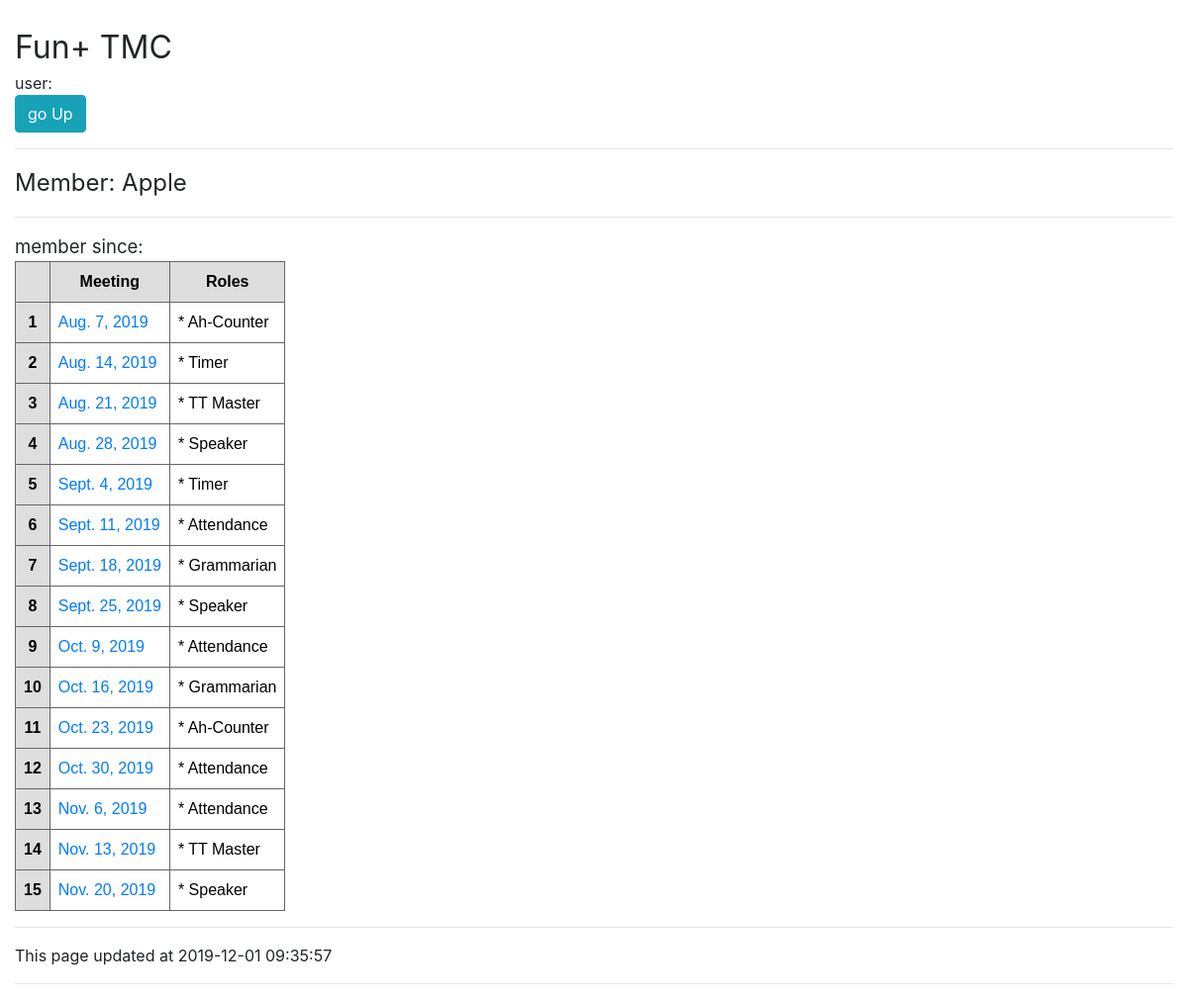
Screenshot of /2/member/277/ with the database file from the repository.
### clubs/models.py (models this page shows, shortened)
class Club(models.Model):
    name = models.CharField(max_length=32,unique=True)
    fullname = models.CharField(max_length=100,unique=True)

class Person(models.Model):
    club = models.ForeignKey(Club, on_delete=models.CASCADE,default=1)
    name = models.CharField(max_length=32) # allow same shortname
    fullname = models.CharField(max_length=100) # but not fullname
    is_member = models.BooleanField('Is Member ', default=False)
    member_since = models.DateField('Member Since', null=True, blank=True)
    note = models.CharField(max_length=100, null=True, blank=True) # but not fullname
    class Meta:
        ordering=['club','name']
        unique_together = ( 'club','name')

class Meeting(models.Model):
    club = models.ForeignKey(Club, on_delete=models.CASCADE)
    persontxt = models.CharField('Name',max_length=32,null=True,blank=True)
    person = models.ForeignKey(Person, on_delete=models.CASCADE)
    date1 = models.DateField('Date', default=datetime.date.today)
    role2 = models.ForeignKey(Role, on_delete=models.CASCADE,verbose_name='Role') # NOTE: default is 12 ---
    class Meta:
        unique_together = ('person', 'date1','role2')

class Role(models.Model):
    name = models.CharField(max_length=32,unique=True)
    fullname = models.CharField(max_length=100,unique=True)

### clubs/views.py (the view)
# urls.py: path('<int:club>/member/<int:person_id>/', views.club_member, name='club_member'),
def club_member(request,club,person_id):
    return club_member_guest(request,club,person_id,True)

### clubs/views.py (called while the page is built)
def getHtml(html):
    return app+'/'+html+'.html'

def club_member_guest(request,club,person_id,is_member):
    person = get_object_or_404(Person, pk=person_id)
    club = get_object_or_404(Club, pk=club)
    list1 = Meeting.objects.filter(club=club,person=person).values('date1').annotate(rolecnt=Count('role2'))
    for x in list1:
        date1 = x['date1']
        list2 = Meeting.objects.filter(club=club,person=person,date1=date1)
        x['role2s']= list2
    key={'club':club,'person':person,}
    context = {'list1': list1,'key':key}
    return render(request,getHtml('club_member_guest') , context)

### portal/templatetags/portal_extra.py (called while the page is built)
@register.filter(is_safe=False)
def true_is_member(value):
    if value :
        return 'Member'
    return 'Guest'

### clubs/templates/clubs/club_member_guest.html (shortened to what this page needs)
{% extends 'clubs/base.html' %}
{% load static %}
{% load portal_extra %}
{% block app_name %}
{{key.club.name}} TMC
{% endblock %}
{% block page_name %}
{{key.person.is_member|true_is_member}}: {{key.person.name}}
{% endblock %}
{% block go_up  %}
<a class='btn btn-info' href='../'>go Up </a>
{% endblock %}
{% block content %}
{% if key.person.is_member %}
<div class='as-h4'>member since: {{key.person.member_since|date:'Y-m-d'}}</div>
{% endif %}
<table class='gridtable'>
    <tr>
        <th></th>
        <th>Meeting</th>
        <th>Roles</th>
    </tr>
    {% for x in list1 %}
    <tr>
        <th>{{forloop.counter}} </th>
        <td><a href='../../meeting/{{x.date1}}/'>{{x.date1}}</a> </td>
        <td>
            {% for x2 in x.role2s %}
            * {{ x2.role2.name }}<br>
            {% endfor %}
        </td>
    </tr>
    {% endfor %}
</table>
{% endblock %}

### portal/static/portal/style013.css (style rules this page uses)
.as-h4 { font-size: 116%; }
table.gridtable { font-family: verdana,arial,sans-serif; font-size:16px; color:black; border-width: 1px; border-color: #666666; border-collapse: collapse; }
table.gridtable th { text-align: center; align-content: center; align-items: center; border-width: 1px; padding: 8px; border-style: solid; border-color: #666666; background-color: #dedede; }
table.gridtable td { border-width: 1px; padding: 8px; border-style: solid; border-color: #666666; background-color: #ffffff; }

### rows the page displays
Club: club.name "Fun+"
Person: person.is_member|true_is_member "Member", person.name "Apple"
Meeting: role2.name "Ah-Counter"
Meeting: role2.name "Timer"
Meeting: role2.name "TT Master"
Meeting: role2.name "Speaker"
Meeting: role2.name "Timer"
Meeting: role2.name "Attendance"
Meeting: role2.name "Grammarian"
Meeting: role2.name "Speaker"
Meeting: role2.name "Attendance"
Meeting: role2.name "Grammarian"
Meeting: role2.name "Ah-Counter"
Meeting: role2.name "Attendance"
Meeting: role2.name "Attendance"
Meeting: role2.name "TT Master"
Meeting: role2.name "Speaker"

### other values shown
{{ x.date1 }} "Aug. 7, 2019" "Aug. 14, 2019" "Aug. 21, 2019" "Aug. 28, 2019" "Sept. 4, 2019" "Sept. 11, 2019" "Sept. 18, 2019" "Sept. 25, 2019" "Oct. 9, 2019" "Oct. 16, 2019" "Oct. 23, 2019" "Oct. 30, 2019" "Nov. 6, 2019" "Nov. 13, 2019" "Nov. 20, 2019"
